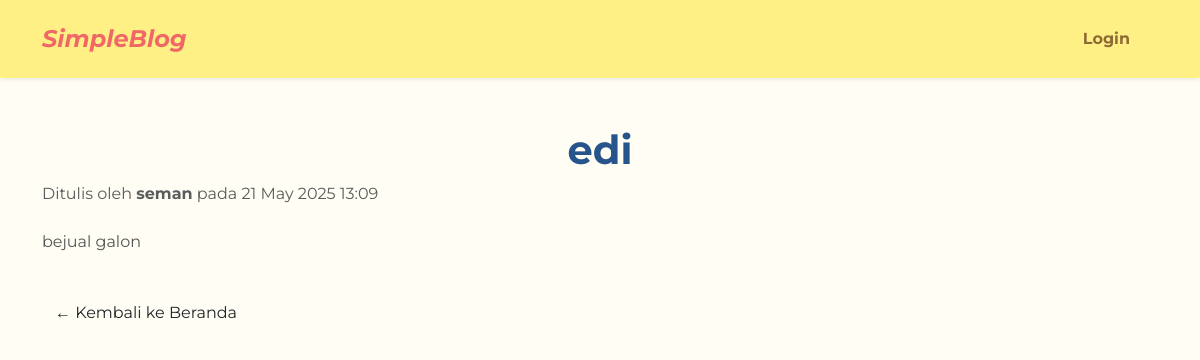
Page /post.php?id=11 on the committed database.
### tables this page shows
CREATE TABLE `posts` (
  `id` int NOT NULL,
  `user_id` int DEFAULT NULL,
  `category_id` int DEFAULT NULL,
  `title` varchar(255) DEFAULT NULL,
  `content` text,
  `create_at` datetime NOT NULL
);

CREATE TABLE `users` (
  `id` int NOT NULL,
  `fullname` varchar(65) NOT NULL,
  `email` varchar(255) NOT NULL,
  `password` varchar(255) NOT NULL
);

### post.php (the view, shortened to what this page needs)
<?php
require 'config/connection.php';
$fullname = $_SESSION['fullname'] ?? null;
$id = $_GET['id'] ?? null;
$stmt = $connect->prepare("SELECT posts.*, users.fullname FROM posts JOIN users ON posts.user_id = users.id WHERE posts.id = ?");
$stmt->bind_param("i", $id);
$stmt->execute();
$result = $stmt->get_result();
$post = $result->fetch_assoc();
?>
<!DOCTYPE html>
<html>
<head>
  <link href="https://cdn.jsdelivr.net/npm/bootstrap@5.3.0/dist/css/bootstrap.min.css" rel="stylesheet">
  <link href="assets/style.css" rel="stylesheet">
</head>
<body>
<nav class="navbar navbar-expand-lg py-3 shadow-sm">
  <div class="container">
    <a class="navbar-brand fw-bold fs-4" href="beranda.php">SimpleBlog</a>
    <ul class="navbar-nav ms-auto d-flex align-items-center gap-3 mb-0">
      <?php if ($fullname): ?>
        <li class="nav-item">
          <a class="nav-link px-2" href="users/dashboard.php">Halo, <?= htmlspecialchars($fullname) ?></a>
        </li>
        <li class="nav-item">
          <a class="nav-link px-2" href="users/logout.php">Logout</a>
        </li>
      <?php else: ?>
        <li class="nav-item">
          <a class="nav-link px-2" href="users/login.php">Login</a>
        </li>
      <?php endif; ?>
    </ul>
  </div>
</nav>
<div class="container mt-5">
  <h1 class= "text-center fw-bold"><?= htmlspecialchars($post['title']) ?></h1>
  <p class="text-muted">
    Ditulis oleh <strong><?= htmlspecialchars($post['fullname']) ?></strong> pada <?= date('d M Y H:i', strtotime($post['create_at'])) ?>
  </p>
  <div class="mt-4">
    <p><?= nl2br(htmlspecialchars($post['content'])) ?></p>
  </div>
  <a href="beranda.php" class="btn mt-4">← Kembali ke Beranda</a>
</div>
</body>
</html>

### style.css (style rules this page uses)
body { background-color: #FFFDF4; font-family: 'Montserrat', sans-serif; color: #545454; }
.navbar { background-color: #FFF085; font-weight: 600; }
.navbar-brand { font-style: italic; color: #F16767 !important; }
.nav-link { color: #8d6b34 !important; font-weight: bold; margin-right: 20px; }
h1 { color:#27548A ; }

### rows in the picture
posts: title "edi", user.fullname "seman", create_at "21 May 2025 13:09", content "bejual galon"
